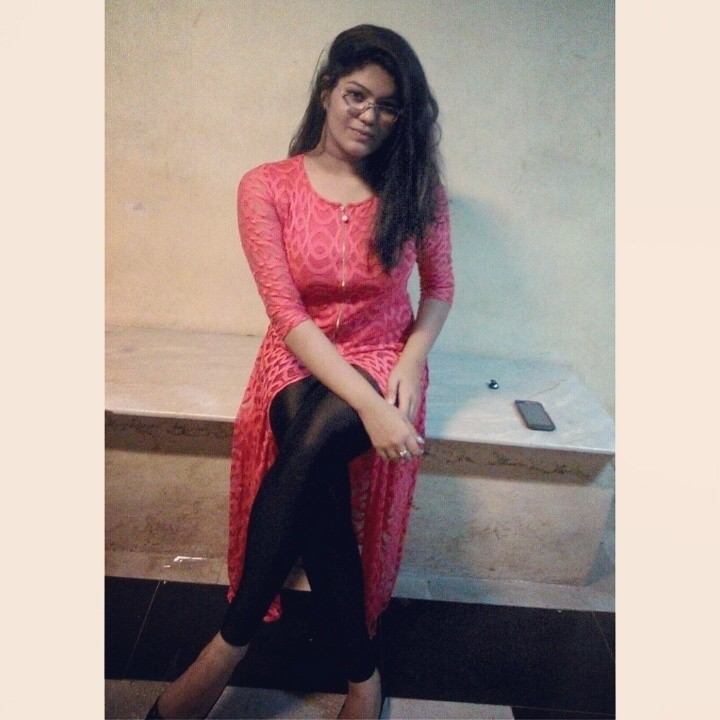
#> input picture images.jpg, 720 x 720 px
$ python Add_Mul_Div.py
#> lines starting #> are read from the running program, lines starting #| are printed output that depends on the picture
import cv2
import numpy as np

img = cv2.imread('images.jpg')
#> img is the input picture: shape (720, 720, 3); mean B, G, R 142.5, 147, 164.7

cv2.imshow('Original', img)
cv2.waitKey(0)

M= np.ones(img.shape, dtype="uint8")*150

added = cv2.add(img, M)
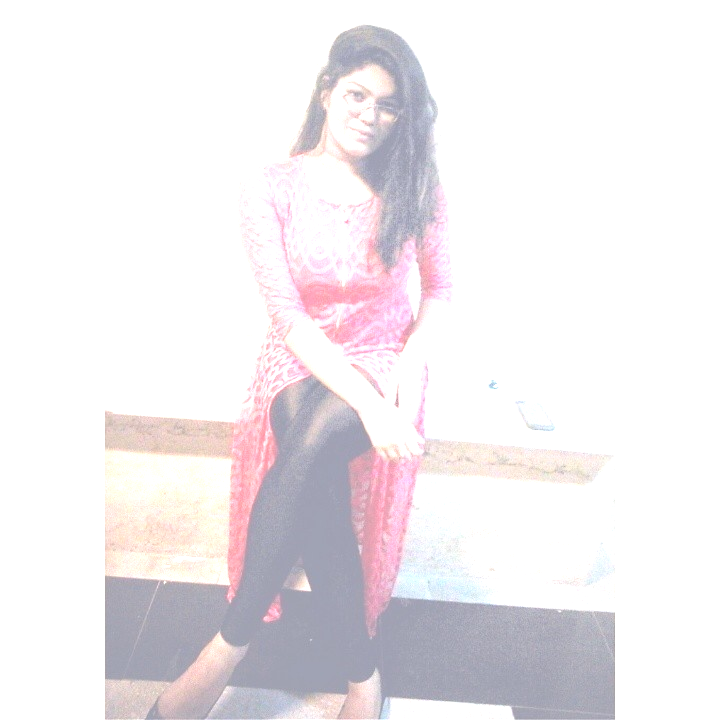
#> added: shape (720, 720, 3); mean B, G, R 238.6, 235.6, 239.8
cv2.imshow('Added', added)

subtracted = cv2.subtract(img, M)
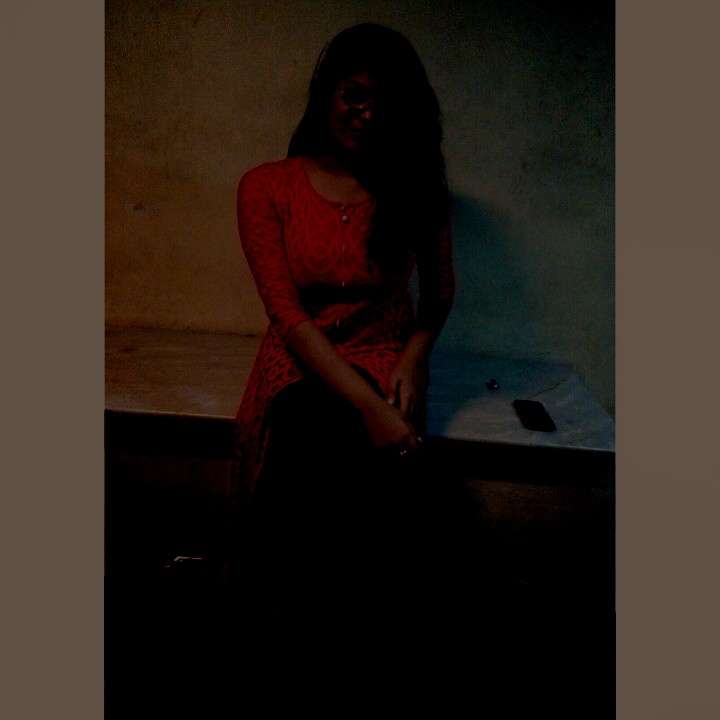
#> subtracted: shape (720, 720, 3); mean B, G, R 25.2, 32.7, 42.6
cv2.imshow('Subtract', subtracted)

mul = cv2.multiply(img, M)
cv2.imshow('Mul', mul)

cv2.waitKey(0)

cv2.destroyAllWindows()
